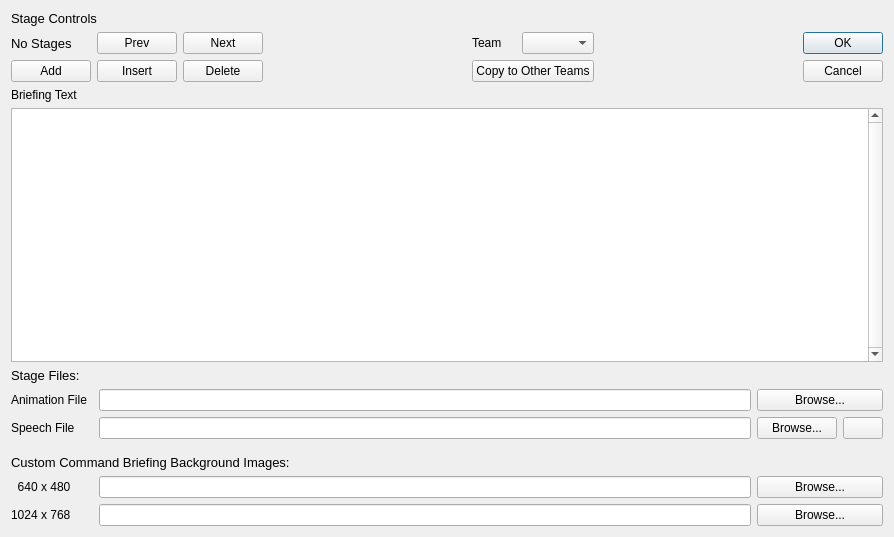
<?xml version="1.0" encoding="UTF-8"?>
<ui version="4.0">
 <class>fso::fred::dialogs::CommandBriefingDialog</class>
 <widget class="QDialog" name="fso::fred::dialogs::CommandBriefingDialog">
  <property name="geometry">
   <rect>
    <x>0</x>
    <y>0</y>
    <width>894</width>
    <height>537</height>
   </rect>
  </property>
  <property name="windowTitle">
   <string>Command Briefing</string>
  </property>
  <layout class="QGridLayout" name="gridLayout_3">
   <item row="2" column="2">
    <layout class="QVBoxLayout" name="topLevelVerticalLayout">
     <item>
      <widget class="QLabel" name="stageControlLabel">
       <property name="font">
        <font>
         <pointsize>10</pointsize>
        </font>
       </property>
       <property name="text">
        <string>Stage Controls</string>
       </property>
      </widget>
     </item>
     <item>
      <layout class="QHBoxLayout" name="stageManagementAndOKLayout">
       <item>
        <layout class="QGridLayout" name="stageManagementLayout">
         <item row="1" column="4">
          <widget class="QLabel" name="teamLabel">
           <property name="text">
            <string>Team</string>
           </property>
          </widget>
         </item>
         <item row="1" column="2" alignment="Qt::AlignLeft">
          <widget class="QPushButton" name="actionNextStage">
           <property name="text">
            <string>Next</string>
           </property>
          </widget>
         </item>
         <item row="2" column="2">
          <widget class="QPushButton" name="actionDeleteStage">
           <property name="text">
            <string>Delete</string>
           </property>
          </widget>
         </item>
         <item row="1" column="3">
          <spacer name="leftTeamSpacer">
           <property name="orientation">
            <enum>Qt::Horizontal</enum>
           </property>
           <property name="sizeHint" stdset="0">
            <size>
             <width>40</width>
             <height>20</height>
            </size>
           </property>
          </spacer>
         </item>
         <item row="2" column="1">
          <widget class="QPushButton" name="actionInsertStage">
           <property name="text">
            <string>Insert</string>
           </property>
          </widget>
         </item>
         <item row="1" column="0">
          <widget class="QLabel" name="currentStageLabel">
           <property name="font">
            <font>
             <pointsize>10</pointsize>
            </font>
           </property>
           <property name="text">
            <string>No Stages</string>
           </property>
          </widget>
         </item>
         <item row="2" column="4" colspan="2">
          <widget class="QPushButton" name="actionCopyToOtherTeams">
           <property name="text">
            <string>Copy to Other Teams</string>
           </property>
          </widget>
         </item>
         <item row="1" column="5">
          <widget class="QComboBox" name="actionChangeTeams"/>
         </item>
         <item row="1" column="6">
          <spacer name="rightTeamSpacer">
           <property name="orientation">
            <enum>Qt::Horizontal</enum>
           </property>
           <property name="sizeHint" stdset="0">
            <size>
             <width>40</width>
             <height>20</height>
            </size>
           </property>
          </spacer>
         </item>
         <item row="1" column="1" alignment="Qt::AlignRight">
          <widget class="QPushButton" name="actionPrevStage">
           <property name="text">
            <string>Prev</string>
           </property>
          </widget>
         </item>
         <item row="2" column="0">
          <widget class="QPushButton" name="actionAddStage">
           <property name="text">
            <string>Add</string>
           </property>
          </widget>
         </item>
        </layout>
       </item>
       <item alignment="Qt::AlignTop">
        <widget class="QDialogButtonBox" name="okAndCancelButtons">
         <property name="orientation">
          <enum>Qt::Vertical</enum>
         </property>
         <property name="standardButtons">
          <set>QDialogButtonBox::Cancel|QDialogButtonBox::Ok</set>
         </property>
        </widget>
       </item>
      </layout>
     </item>
     <item>
      <layout class="QVBoxLayout" name="secondaryVerticalLayout">
       <item>
        <widget class="QLabel" name="briefingTextLabel">
         <property name="text">
          <string>Briefing Text</string>
         </property>
        </widget>
       </item>
       <item>
        <widget class="QPlainTextEdit" name="actionBriefingTextEditor">
         <property name="verticalScrollBarPolicy">
          <enum>Qt::ScrollBarAlwaysOn</enum>
         </property>
         <property name="plainText">
          <string/>
         </property>
        </widget>
       </item>
       <item>
        <widget class="QLabel" name="fileLabels">
         <property name="font">
          <font>
           <pointsize>10</pointsize>
          </font>
         </property>
         <property name="text">
          <string>Stage Files:</string>
         </property>
        </widget>
       </item>
       <item>
        <layout class="QGridLayout" name="fileSelectionGridLayout">
         <item row="2" column="2">
          <widget class="QLineEdit" name="speechFilename">
           <property name="text">
            <string/>
           </property>
          </widget>
         </item>
         <item row="6" column="2">
          <widget class="QLineEdit" name="actionHighResolutionFilenameEdit">
           <property name="text">
            <string/>
           </property>
          </widget>
         </item>
         <item row="6" column="0">
          <widget class="QLabel" name="highResLabel">
           <property name="text">
            <string>1024 x 768</string>
           </property>
          </widget>
         </item>
         <item row="5" column="0">
          <widget class="QLabel" name="lowResolutionLabel">
           <property name="text">
            <string>  640 x 480</string>
           </property>
          </widget>
         </item>
         <item row="5" column="2">
          <widget class="QLineEdit" name="actionLowResolutionFilenameEdit">
           <property name="text">
            <string/>
           </property>
          </widget>
         </item>
         <item row="1" column="3" colspan="2">
          <widget class="QPushButton" name="actionBrowseAnimation">
           <property name="text">
            <string>Browse...</string>
           </property>
          </widget>
         </item>
         <item row="2" column="3">
          <widget class="QPushButton" name="actionBrowseSpeechFile">
           <property name="text">
            <string>Browse...</string>
           </property>
          </widget>
         </item>
         <item row="6" column="3" colspan="2">
          <widget class="QPushButton" name="actionHighResolutionBrowse">
           <property name="text">
            <string>Browse...</string>
           </property>
          </widget>
         </item>
         <item row="5" column="3" colspan="2">
          <widget class="QPushButton" name="actionLowResolutionBrowse">
           <property name="text">
            <string>Browse...</string>
           </property>
          </widget>
         </item>
         <item row="4" column="0" colspan="3">
          <widget class="QLabel" name="commandBriefingBackgroundHeader">
           <property name="font">
            <font>
             <pointsize>10</pointsize>
            </font>
           </property>
           <property name="toolTip">
            <string>&lt;html&gt;&lt;head/&gt;&lt;body&gt;&lt;p&gt;These are command-briefing-wide and are shared among teams.&lt;/p&gt;&lt;/body&gt;&lt;/html&gt;</string>
           </property>
           <property name="text">
            <string>Custom Command Briefing Background Images:</string>
           </property>
          </widget>
         </item>
         <item row="1" column="2">
          <widget class="QLineEdit" name="animationFilename">
           <property name="text">
            <string/>
           </property>
          </widget>
         </item>
         <item row="2" column="4">
          <widget class="QPushButton" name="actionTestSpeechFileButton">
           <property name="text">
            <string/>
           </property>
          </widget>
         </item>
         <item row="1" column="0">
          <widget class="QLabel" name="animationFileLabel">
           <property name="text">
            <string>Animation File</string>
           </property>
          </widget>
         </item>
         <item row="2" column="0">
          <widget class="QLabel" name="speechFileLabel">
           <property name="text">
            <string>Speech File</string>
           </property>
          </widget>
         </item>
         <item row="3" column="0">
          <spacer name="SpacerforBackgroundImages">
           <property name="orientation">
            <enum>Qt::Vertical</enum>
           </property>
           <property name="sizeType">
            <enum>QSizePolicy::Fixed</enum>
           </property>
           <property name="sizeHint" stdset="0">
            <size>
             <width>10</width>
             <height>10</height>
            </size>
           </property>
          </spacer>
         </item>
        </layout>
       </item>
      </layout>
     </item>
    </layout>
   </item>
  </layout>
 </widget>
 <tabstops>
  <tabstop>actionPrevStage</tabstop>
  <tabstop>actionNextStage</tabstop>
  <tabstop>actionAddStage</tabstop>
  <tabstop>actionInsertStage</tabstop>
  <tabstop>actionDeleteStage</tabstop>
  <tabstop>actionChangeTeams</tabstop>
  <tabstop>actionCopyToOtherTeams</tabstop>
  <tabstop>actionBriefingTextEditor</tabstop>
  <tabstop>animationFilename</tabstop>
  <tabstop>actionBrowseAnimation</tabstop>
  <tabstop>speechFilename</tabstop>
  <tabstop>actionBrowseSpeechFile</tabstop>
  <tabstop>actionTestSpeechFileButton</tabstop>
  <tabstop>actionLowResolutionFilenameEdit</tabstop>
  <tabstop>actionLowResolutionBrowse</tabstop>
  <tabstop>actionHighResolutionFilenameEdit</tabstop>
  <tabstop>actionHighResolutionBrowse</tabstop>
  <tabstop>okAndCancelButtons</tabstop>
 </tabstops>
 <resources>
  <include location="../resources/resources.qrc"/>
 </resources>
 <connections/>
</ui>
